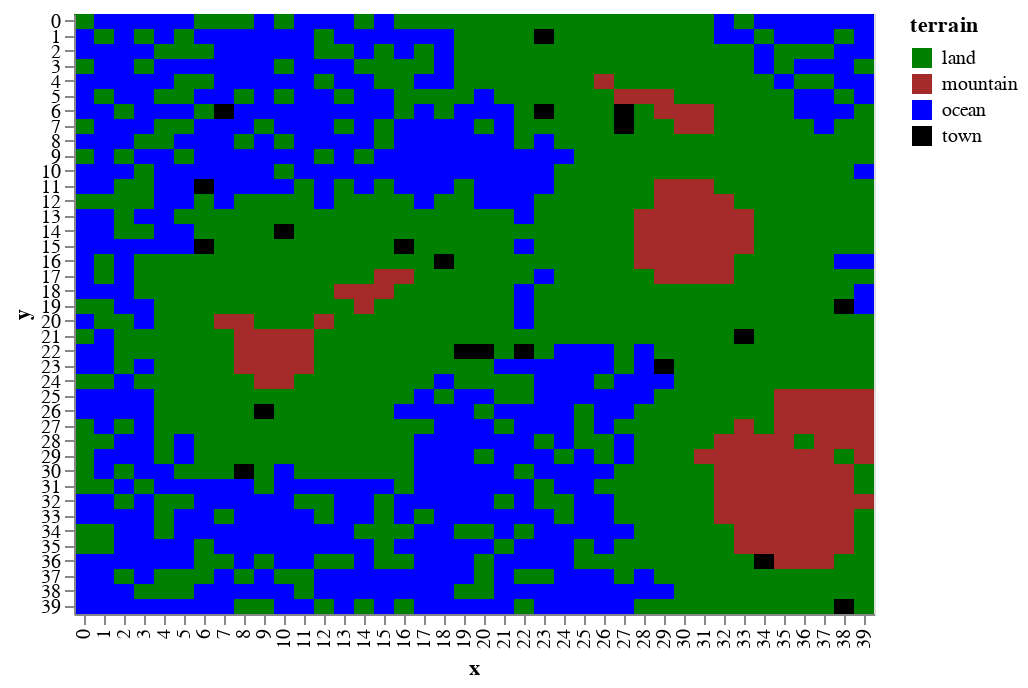

Notebook code for this chart:
### Code cell
draw.drawCities(world.df_features)

### Figure 1 — Vega-Lite specification as saved in the notebook (floating-point values rounded to 4 significant figures; data arrays with more than 128 entries replaced by an {"elided": "..."} marker saying what was removed)
{"$schema": "https://vega.github.io/schema/vega-lite/v2.6.0.json", "config": {"view": {"height": 300, "width": 400}}, "data": {"name": "data-1d401d869ddb0b5d93d05d377747f092"}, "datasets": {"data-1d401d869ddb0b5d93d05d377747f092": {"elided": "1600 records"}}, "encoding": {"color": {"field": "terrain", "scale": {"domain": ["land", "mountain", "ocean", "town"], "range": ["green", "brown", "blue", "black"]}, "type": "nominal"}, "x": {"field": "x", "type": "ordinal"}, "y": {"field": "y", "type": "ordinal"}}, "mark": "rect"}
